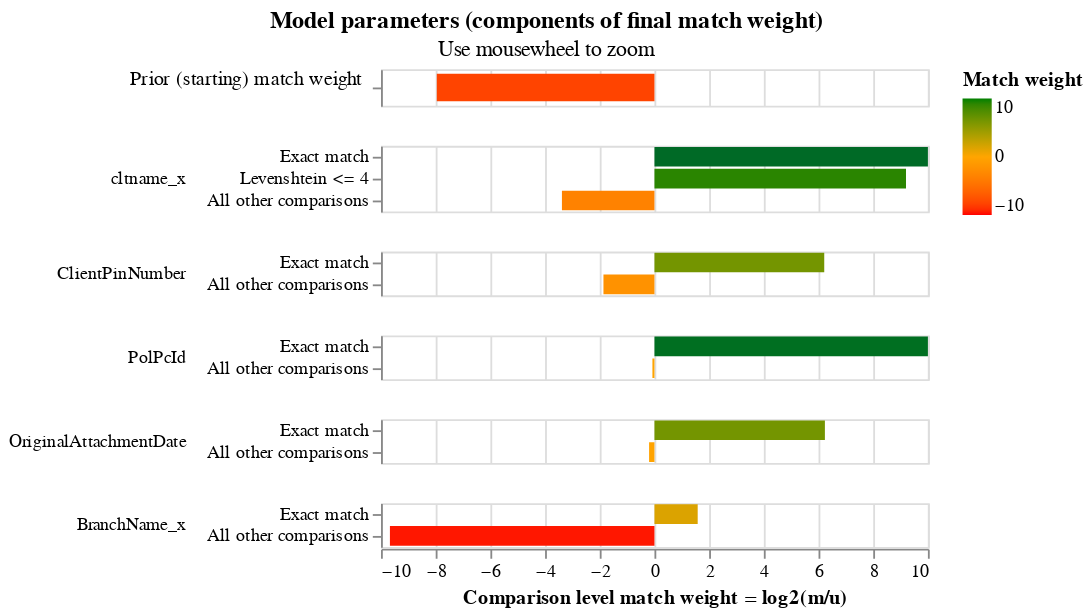

Here is the notebook cell this chart was saved with:
### Markdown cell above
## Visualising model parameters

### Code cell
linker.match_weights_chart()

### Figure 1 — Vega-Lite specification as saved in the notebook (floating-point values rounded to 4 significant figures)
{"config": {"view": {"continuousWidth": 300, "continuousHeight": 300, "discreteHeight": 60, "discreteWidth": 400}, "header": {"title": null}, "mark": {"tooltip": null}, "title": {"anchor": "middle"}}, "vconcat": [{"mark": {"type": "bar", "clip": true, "height": 15}, "encoding": {"color": {"field": "log2_bayes_factor", "scale": {"domain": [-10, 0, 10], "range": ["red", "orange", "green"]}, "title": "Match weight", "type": "quantitative"}, "tooltip": [{"field": "comparison_name", "title": "Comparison name", "type": "nominal"}, {"field": "probability_two_random_records_match", "format": ".4f", "title": "Probability two random records match", "type": "nominal"}, {"field": "log2_bayes_factor", "format": ",.4f", "title": "Equivalent match weight", "type": "quantitative"}, {"field": "bayes_factor_description", "title": "Match weight description", "type": "nominal"}], "x": {"axis": {"domain": false, "labels": false, "ticks": false, "title": ""}, "field": "log2_bayes_factor", "scale": {"domain": [-10, 10]}, "type": "quantitative"}, "y": {"axis": {"title": "Prior (starting) match weight", "titleAlign": "right", "titleAngle": 0, "titleFontWeight": "normal"}, "field": "label_for_charts", "sort": {"field": "comparison_vector_value", "order": "descending"}, "type": "nominal"}}, "height": 20, "transform": [{"filter": "(datum.comparison_name == 'probability_two_random_records_match')"}]}, {"mark": {"type": "bar", "clip": true}, "encoding": {"color": {"field": "log2_bayes_factor", "scale": {"domain": [-10, 0, 10], "range": ["red", "orange", "green"]}, "title": "Match weight", "type": "quantitative"}, "row": {"field": "comparison_name", "header": {"labelAlign": "left", "labelAnchor": "middle", "labelAngle": 0}, "sort": {"field": "comparison_sort_order"}, "type": "nominal"}, "tooltip": [{"field": "comparison_name", "title": "Comparison name", "type": "nominal"}, {"field": "label_for_charts", "title": "Label", "type": "ordinal"}, {"field": "sql_condition", "title": "SQL condition", "type": "nominal"}, {"field": "m_probability", "format": ".4f", "title": "M probability", "type": "quantitative"}, {"field": "u_probability", "format": ".4f", "title": "U probability", "type": "quantitative"}, {"field": "bayes_factor", "format": ",.4f", "title": "Bayes factor = m/u", "type": "quantitative"}, {"field": "log2_bayes_factor", "format": ",.4f", "title": "Match weight = log2(m/u)", "type": "quantitative"}, {"field": "bayes_factor_description", "title": "Match weight description", "type": "nominal"}], "x": {"axis": {"title": "Comparison level match weight = log2(m/u)"}, "field": "log2_bayes_factor", "scale": {"domain": [-10, 10]}, "type": "quantitative"}, "y": {"axis": {"title": null}, "field": "label_for_charts", "sort": {"field": "comparison_vector_value", "order": "descending"}, "type": "nominal"}}, "height": {"step": 12}, "resolve": {"axis": {"y": "independent"}, "scale": {"y": "independent"}}, "transform": [{"filter": "(datum.comparison_name != 'probability_two_random_records_match')"}]}], "data": {"name": "data-8a15913a76927dd1fb3dcc7ebb1e0408"}, "params": [{"name": "mouse_zoom", "select": {"type": "interval", "encodings": ["x"]}, "bind": "scales", "views": []}], "resolve": {"axis": {"y": "independent"}, "scale": {"y": "independent"}}, "title": {"text": "Model parameters (components of final match weight)", "subtitle": "Use mousewheel to zoom"}, "$schema": "https://vega.github.io/schema/vega-lite/v5.9.3.json", "datasets": {"data-8a15913a76927dd1fb3dcc7ebb1e0408": [{"comparison_name": "probability_two_random_records_match", "sql_condition": null, "label_for_charts": "", "m_probability": null, "u_probability": null, "m_probability_description": null, "u_probability_description": null, "has_tf_adjustments": false, "tf_adjustment_column": null, "tf_adjustment_weight": null, "is_null_level": false, "bayes_factor": 0.004016, "log2_bayes_factor": -7.96, "comparison_vector_value": 0, "max_comparison_vector_value": 0, "bayes_factor_description": "The probability that two random records drawn at random match is 0.004 or one in  250.0 records.This is equivalent to a starting match weight of -7.960.", "probability_two_random_records_match": 0.004, "comparison_sort_order": -1}, {"comparison_name": "cltname_x", "sql_condition": "\"cltname_x_l\" = \"cltname_x_r\"", "label_for_charts": "Exact match", "m_probability": 0.8715, "u_probability": 9.144e-05, "m_probability_description": "Amongst matching record comparisons, 87.15% of records are in the exact match comparison level", "u_probability_description": "Amongst non-matching record comparisons, 0.01% of records are in the exact match comparison level", "has_tf_adjustments": false, "tf_adjustment_column": null, "tf_adjustment_weight": 1.0, "is_null_level": false, "bayes_factor": 9530.0, "log2_bayes_factor": 13.22, "comparison_vector_value": 2, "max_comparison_vector_value": 2, "bayes_factor_description": "If comparison level is `exact match` then comparison is 9,530.32 times more likely to be a match", "probability_two_random_records_match": 0.004, "comparison_sort_order": 0}, {"comparison_name": "cltname_x", "sql_condition": "levenshtein(\"cltname_x_l\", \"cltname_x_r\") <= 4", "label_for_charts": "Levenshtein <= 4", "m_probability": 0.03271, "u_probability": 5.566e-05, "m_probability_description": "Amongst matching record comparisons, 3.27% of records are in the levenshtein <= 4 comparison level", "u_probability_description": "Amongst non-matching record comparisons, 0.01% of records are in the levenshtein <= 4 comparison level", "has_tf_adjustments": false, "tf_adjustment_column": null, "tf_adjustment_weight": 1.0, "is_null_level": false, "bayes_factor": 587.7, "log2_bayes_factor": 9.199, "comparison_vector_value": 1, "max_comparison_vector_value": 2, "bayes_factor_description": "If comparison level is `levenshtein <= 4` then comparison is 587.66 times more likely to be a match", "probability_two_random_records_match": 0.004, "comparison_sort_order": 0}, {"comparison_name": "cltname_x", "sql_condition": "ELSE", "label_for_charts": "All other comparisons", "m_probability": 0.09579, "u_probability": 0.9999, "m_probability_description": "Amongst matching record comparisons, 9.58% of records are in the all other comparisons comparison level", "u_probability_description": "Amongst non-matching record comparisons, 99.99% of records are in the all other comparisons comparison level", "has_tf_adjustments": false, "tf_adjustment_column": null, "tf_adjustment_weight": 1.0, "is_null_level": false, "bayes_factor": 0.09581, "log2_bayes_factor": -3.384, "comparison_vector_value": 0, "max_comparison_vector_value": 2, "bayes_factor_description": "If comparison level is `all other comparisons` then comparison is  10.44 times less likely to be a match", "probability_two_random_records_match": 0.004, "comparison_sort_order": 0}, {"comparison_name": "ClientPinNumber", "sql_condition": "\"ClientPinNumber_l\" = \"ClientPinNumber_r\"", "label_for_charts": "Exact match", "m_probability": 0.7282, "u_probability": 0.009843, "m_probability_description": "Amongst matching record comparisons, 72.82% of records are in the exact match comparison level", "u_probability_description": "Amongst non-matching record comparisons, 0.98% of records are in the exact match comparison level", "has_tf_adjustments": false, "tf_adjustment_column": null, "tf_adjustment_weight": 1.0, "is_null_level": false, "bayes_factor": 73.98, "log2_bayes_factor": 6.209, "comparison_vector_value": 1, "max_comparison_vector_value": 1, "bayes_factor_description": "If comparison level is `exact match` then comparison is 73.98 times more likely to be a match", "probability_two_random_records_match": 0.004, "comparison_sort_order": 1}, {"comparison_name": "ClientPinNumber", "sql_condition": "ELSE", "label_for_charts": "All other comparisons", "m_probability": 0.2718, "u_probability": 0.9902, "m_probability_description": "Amongst matching record comparisons, 27.18% of records are in the all other comparisons comparison level", "u_probability_description": "Amongst non-matching record comparisons, 99.02% of records are in the all other comparisons comparison level", "has_tf_adjustments": false, "tf_adjustment_column": null, "tf_adjustment_weight": 1.0, "is_null_level": false, "bayes_factor": 0.2745, "log2_bayes_factor": -1.865, "comparison_vector_value": 0, "max_comparison_vector_value": 1, "bayes_factor_description": "If comparison level is `all other comparisons` then comparison is  3.64 times less likely to be a match", "probability_two_random_records_match": 0.004, "comparison_sort_order": 1}, {"comparison_name": "PolPcId", "sql_condition": "\"PolPcId_l\" = \"PolPcId_r\"", "label_for_charts": "Exact match", "m_probability": 0.05041, "u_probability": 8.946e-06, "m_probability_description": "Amongst matching record comparisons, 5.04% of records are in the exact match comparison level", "u_probability_description": "Amongst non-matching record comparisons, 0.00% of records are in the exact match comparison level", "has_tf_adjustments": false, "tf_adjustment_column": null, "tf_adjustment_weight": 1.0, "is_null_level": false, "bayes_factor": 5635.0, "log2_bayes_factor": 12.46, "comparison_vector_value": 1, "max_comparison_vector_value": 1, "bayes_factor_description": "If comparison level is `exact match` then comparison is 5,635.03 times more likely to be a match", "probability_two_random_records_match": 0.004, "comparison_sort_order": 2}, {"comparison_name": "PolPcId", "sql_condition": "ELSE", "label_for_charts": "All other comparisons", "m_probability": 0.9496, "u_probability": 1.0, "m_probability_description": "Amongst matching record comparisons, 94.96% of records are in the all other comparisons comparison level", "u_probability_description": "Amongst non-matching record comparisons, 100.00% of records are in the all other comparisons comparison level", "has_tf_adjustments": false, "tf_adjustment_column": null, "tf_adjustment_weight": 1.0, "is_null_level": false, "bayes_factor": 0.9496, "log2_bayes_factor": -0.07461, "comparison_vector_value": 0, "max_comparison_vector_value": 1, "bayes_factor_description": "If comparison level is `all other comparisons` then comparison is  1.05 times less likely to be a match", "probability_two_random_records_match": 0.004, "comparison_sort_order": 2}, {"comparison_name": "OriginalAttachmentDate", "sql_condition": "\"OriginalAttachmentDate_l\" = \"OriginalAttachmentDate_r\"", "label_for_charts": "Exact match", "m_probability": 0.1287, "u_probability": 0.001711, "m_probability_description": "Amongst matching record comparisons, 12.87% of records are in the exact match comparison level", "u_probability_description": "Amongst non-matching record comparisons, 0.17% of records are in the exact match comparison level", "has_tf_adjustments": true, "tf_adjustment_column": "OriginalAttachmentDate", "tf_adjustment_weight": 1.0, "is_null_level": false, "bayes_factor": 75.21, "log2_bayes_factor": 6.233, "comparison_vector_value": 1, "max_comparison_vector_value": 1, "bayes_factor_description": "If comparison level is `exact match` then comparison is 75.21 times more likely to be a match", "probability_two_random_records_match": 0.004, "comparison_sort_order": 3}, {"comparison_name": "OriginalAttachmentDate", "sql_condition": "ELSE", "label_for_charts": "All other comparisons", "m_probability": 0.8713, "u_probability": 0.9983, "m_probability_description": "Amongst matching record comparisons, 87.13% of records are in the all other comparisons comparison level", "u_probability_description": "Amongst non-matching record comparisons, 99.83% of records are in the all other comparisons comparison level", "has_tf_adjustments": false, "tf_adjustment_column": null, "tf_adjustment_weight": 1.0, "is_null_level": false, "bayes_factor": 0.8728, "log2_bayes_factor": -0.1963, "comparison_vector_value": 0, "max_comparison_vector_value": 1, "bayes_factor_description": "If comparison level is `all other comparisons` then comparison is  1.15 times less likely to be a match", "probability_two_random_records_match": 0.004, "comparison_sort_order": 3}, {"comparison_name": "BranchName_x", "sql_condition": "\"BranchName_x_l\" = \"BranchName_x_r\"", "label_for_charts": "Exact match", "m_probability": 0.9992, "u_probability": 0.334, "m_probability_description": "Amongst matching record comparisons, 99.92% of records are in the exact match comparison level", "u_probability_description": "Amongst non-matching record comparisons, 33.40% of records are in the exact match comparison level", "has_tf_adjustments": true, "tf_adjustment_column": "BranchName_x", "tf_adjustment_weight": 1.0, "is_null_level": false, "bayes_factor": 2.992, "log2_bayes_factor": 1.581, "comparison_vector_value": 1, "max_comparison_vector_value": 1, "bayes_factor_description": "If comparison level is `exact match` then comparison is 2.99 times more likely to be a match", "probability_two_random_records_match": 0.004, "comparison_sort_order": 4}, {"comparison_name": "BranchName_x", "sql_condition": "ELSE", "label_for_charts": "All other comparisons", "m_probability": 0.0008153, "u_probability": 0.666, "m_probability_description": "Amongst matching record comparisons, 0.08% of records are in the all other comparisons comparison level", "u_probability_description": "Amongst non-matching record comparisons, 66.60% of records are in the all other comparisons comparison level", "has_tf_adjustments": false, "tf_adjustment_column": null, "tf_adjustment_weight": 1.0, "is_null_level": false, "bayes_factor": 0.001224, "log2_bayes_factor": -9.674, "comparison_vector_value": 0, "max_comparison_vector_value": 1, "bayes_factor_description": "If comparison level is `all other comparisons` then comparison is  816.94 times less likely to be a match", "probability_two_random_records_match": 0.004, "comparison_sort_order": 4}]}}
